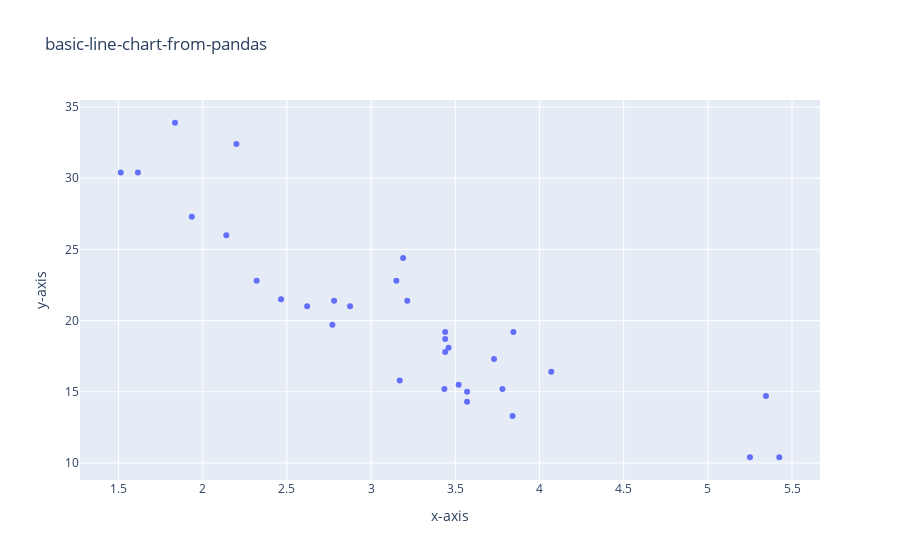

Notebook cell for this chart:
### Markdown cell above
#### A line chart from a pandas dataframe

### Code cell
address = 'C:/Users/soura/OneDrive/Desktop/data/mtcars.csv'

cars = pd.read_csv(address)
cars.columns = ['car_names','mpg','cyl','disp', 'hp', 'drat', 'wt', 'qsec', 'vs', 'am', 'gear', 'carb']

df = cars[['cyl', 'wt','mpg']]

fig = go.Figure(go.Scatter(x=df.wt, y=df.mpg, mode='markers'))
fig.update_xaxes(title_text='x-axis')
fig.update_yaxes(title_text='y-axis')
fig.update_layout(title_text='basic-line-chart-from-pandas')

### Figure 1 — Plotly figure (JSON) as saved in the notebook; plotly's stock layout.template omitted (floating-point values rounded to 4 significant figures)
{"data": [{"mode": "markers", "type": "scatter", "x": [2.62, 2.875, 2.32, 3.215, 3.44, 3.46, 3.57, 3.19, 3.15, 3.44, 3.44, 4.07, 3.73, 3.78, 5.25, 5.424, 5.345, 2.2, 1.615, 1.835, 2.465, 3.52, 3.435, 3.84, 3.845, 1.935, 2.14, 1.513, 3.17, 2.77, 3.57, 2.78], "y": [21, 21, 22.8, 21.4, 18.7, 18.1, 14.3, 24.4, 22.8, 19.2, 17.8, 16.4, 17.3, 15.2, 10.4, 10.4, 14.7, 32.4, 30.4, 33.9, 21.5, 15.5, 15.2, 13.3, 19.2, 27.3, 26, 30.4, 15.8, 19.7, 15, 21.4]}], "layout": {"title": {"text": "basic-line-chart-from-pandas"}, "xaxis": {"title": {"text": "x-axis"}}, "yaxis": {"title": {"text": "y-axis"}}}}
